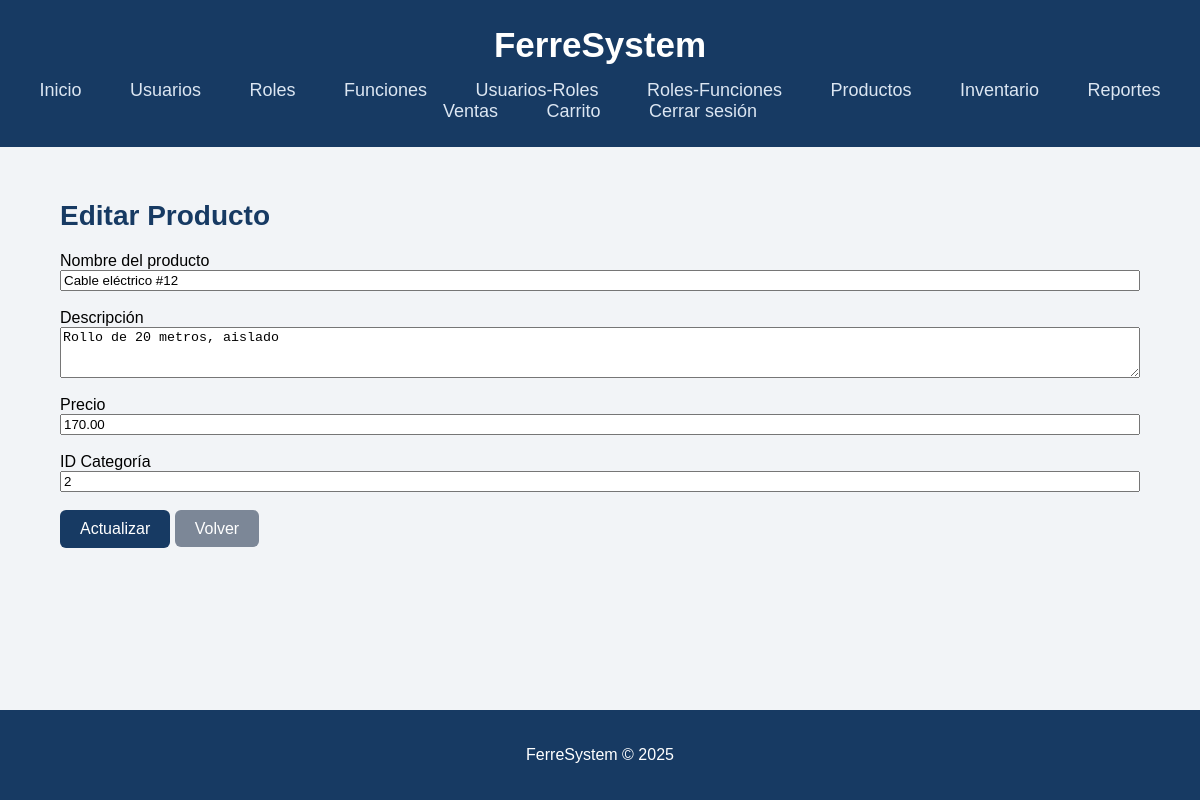
The app's page /?controller=product&action=edit&id=24 (signed in) with its own data.
### tables this page shows
CREATE TABLE `products` (
  `id` int(11) NOT NULL,
  `category_id` int(11) DEFAULT NULL,
  `name` varchar(150) NOT NULL,
  `price` decimal(10,2) NOT NULL,
  `stock` int(11) NOT NULL DEFAULT 0,
  `description` text DEFAULT NULL,
  `image_url` varchar(255) DEFAULT NULL,
  `active` tinyint(1) DEFAULT 1,
  `created_at` timestamp NOT NULL DEFAULT current_timestamp()
);

### src/Controllers/Product/ProductController.php (called while the page is built, shortened)
<?php
class ProductController
{
    public function edit()
    {
        $dao = new ProductDAO();
        $product = $dao->getById($_GET["id"]);
        require __DIR__ . "/../../Views/products/edit.php";
        require __DIR__ . "/../../Views/layout.php";
    }
}

### src/DAO/Product/ProductDAO.php (called while the page is built, shortened)
<?php
class ProductDAO
{
    public function getById($id) {
        $db = Database::connect();
        $sql = "SELECT * FROM products WHERE id = :id LIMIT 1";
        $stmt = $db->prepare($sql);
        $stmt->execute([":id" => $id]);
        return $stmt->fetch(PDO::FETCH_ASSOC);
    }
}

### src/Views/products/edit.php (the view, shortened to what this page needs)
<link rel="stylesheet" href="/FerreSystem/public/css/products.css">
<div class="page-container">
    <h2 class="page-title">Editar Producto</h2>
    <div class="form-card">
        <form action="?controller=product&action=update" method="POST">
            <div class="form-group">
                <label for="name">Nombre del producto</label>
                <input
                    type="text"
                    id="name"
                    name="name"
                    value="<?= $product['name'] ?>"
                    required
                    class="input"
                >
            </div>
            <div class="form-group">
                <label for="description">Descripción</label>
                <textarea
                    id="description"
                    name="description"
                    class="input textarea"
                    rows="3"
                ><?= $product['description'] ?></textarea>
            </div>
            <div class="form-group">
                <label for="price">Precio</label>
                <input
                    type="number"
                    id="price"
                    name="price"
                    step="0.01"
                    value="<?= $product['price'] ?>"
                    required
                    class="input"
                >
            </div>
            <div class="form-group">
                <label for="category_id">ID Categoría</label>
                <input
                    type="number"
                    id="category_id"
                    name="category_id"
                    value="<?= $product['category_id'] ?>"
                    required
                    class="input"
                >
            </div>
            <div class="form-actions">
                <button type="submit" class="btn-primary">Actualizar</button>
                <a href="?controller=product" class="btn-secondary">Volver</a>
            </div>
        </form>
    </div>
</div>

### public/css/styles.css (style rules this page uses)
html, body { height: 100%; margin: 0; }
body { display: flex; flex-direction: column; font-family: Arial, sans-serif; background: #f2f4f7; color: #000 !important; }
h2 { font-size: 28px; color: #173a63; margin-bottom: 20px; }
.form-group { margin-bottom: 18px; display: flex; flex-direction: column; }
.btn-primary { background: #173a63; color: white !important; padding: 10px 20px; border-radius: 6px; font-size: 16px; border: none; cursor: pointer; }
.btn-secondary { background: #7c8797; color: white !important; padding: 10px 20px; border-radius: 6px; font-size: 16px; text-decoration: none; }

### records on screen
products: name "Cable eléctrico #12", description "Rollo de 20 metros, aislado", price "170.00", category_id "2"
